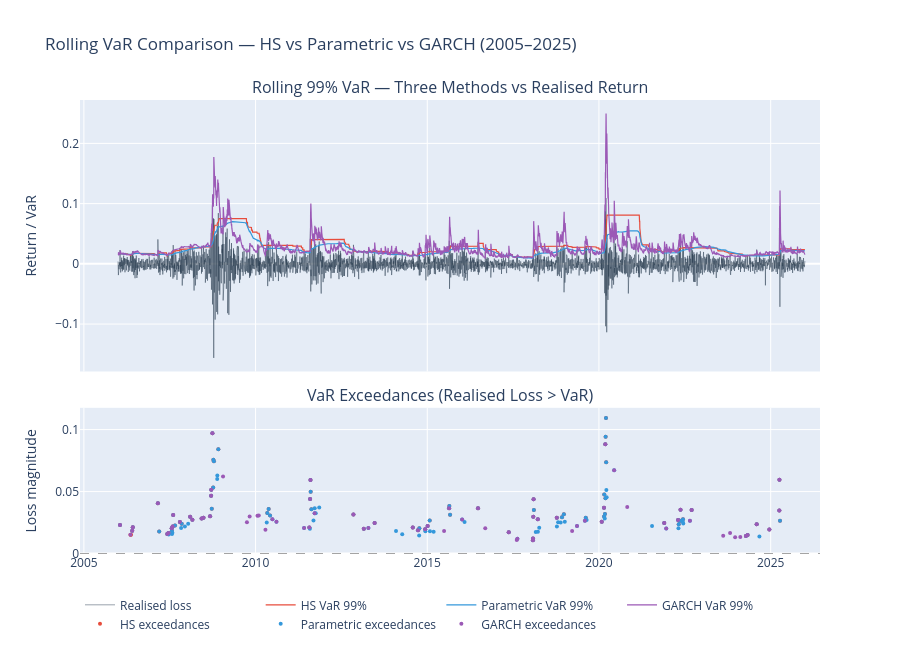

Notebook code for this chart:
### Markdown cell above
## Rolling VaR Comparison

By plotting all three rolling VaR estimates together with the realised portfolio return, we can visually assess model behaviour over time. Note that exceedances are days when the realised loss exceeds the VaR estimate, and a well-calibrated 99% VaR should produce exceedances approximately 1% of the time.

### Code cell
common_idx  = hs_var.index.intersection(param_var.index).intersection(garch_var.index)
port_aligned = portfolio_return.reindex(common_idx)

REGIME_COLORS = {
    'expansion': '#2ecc71',
    'normal': '#f39c12',
    'stress': '#e74c3c',
}

fig = make_subplots(
    rows=2, cols=1,
    subplot_titles=[
        'Rolling 99% VaR — Three Methods vs Realised Return',
        'VaR Exceedances (Realised Loss > VaR)',
    ],
    shared_xaxes=True,
    vertical_spacing=0.08,
    row_heights=[0.65, 0.35],
)

# VaR lines, realised return
reg_plot = regime_labels.reindex(common_idx).dropna()
current = reg_plot.iloc[0]
start = reg_plot.index[0]
for date, reg in reg_plot.iloc[1:].items():
    if reg != current:
        fig.add_vrect(
            x0=start, x1=date,
            fillcolor=REGIME_COLORS[current],
            opacity=0.10, layer='below', line_width=0,
            row=1, col=1,
        )
        start = date; current = reg
fig.add_vrect(
    x0=start, x1=reg_plot.index[-1],
    fillcolor=REGIME_COLORS[current],
    opacity=0.10, layer='below', line_width=0,
    row=1, col=1,
)

# Realised return (loss = negative return)
fig.add_trace(go.Scatter(
    x=common_idx, y=-port_aligned.values,
    mode='lines', line=dict(color='#2c3e50', width=0.8),
    name='Realised loss', opacity=0.6,
), row=1, col=1)

# VaR lines
for var_series, color, label in [
    (hs_var, '#e74c3c', 'HS VaR 99%'),
    (param_var, '#3498db', 'Parametric VaR 99%'),
    (garch_var, '#9b59b6', 'GARCH VaR 99%'),
]:
    fig.add_trace(go.Scatter(
        x=var_series.reindex(common_idx).index,
        y=var_series.reindex(common_idx).values,
        mode='lines', line=dict(color=color, width=1.2),
        name=label,
    ), row=1, col=1)

# Exceedances 
for var_series, color, label in [
    (hs_var, '#e74c3c', 'HS exceedances'),
    (param_var, '#3498db', 'Parametric exceedances'),
    (garch_var, '#9b59b6', 'GARCH exceedances'),
]:
    exceed_mask = -port_aligned > var_series.reindex(common_idx)
    exceed_dates = common_idx[exceed_mask]
    fig.add_trace(go.Scatter(
        x=exceed_dates,
        y=[-port_aligned[d] for d in exceed_dates],
        mode='markers',
        marker=dict(color=color, size=4, symbol='circle'),
        name=label,
    ), row=2, col=1)

fig.add_hline(y=0, line_dash='dash', line_color='grey', line_width=0.8, row=2, col=1)

fig.update_yaxes(title_text='Return / VaR', row=1)
fig.update_yaxes(title_text='Loss magnitude', row=2)
fig.update_layout(
    title = 'Rolling VaR Comparison — HS vs Parametric vs GARCH (2005–2025)',
    height = 650,
    hovermode = 'x unified',
    legend = dict(orientation='h', y=-0.08),
)
fig.show()

#  Static PNG
FIGURES_DIR = ROOT / 'figures'
FIGURES_DIR.mkdir(exist_ok=True)

fig.write_image(str(FIGURES_DIR / '02_var_comparison.png'), scale=2, width=1200)
display(IPImage(filename=str(FIGURES_DIR / '02_var_comparison.png')))

# summary 
print('Exceedance analysis (99% VaR — expected: 1% of days):')
print('-' * 55)
for var_series, label in [
    (hs_var, 'Historical Simulation'),
    (param_var, 'Parametric (Normal)  '),
    (garch_var, 'GARCH(1,1)-filtered  '),
]:
    exceed = (-port_aligned > var_series.reindex(common_idx)).sum()
    total = len(common_idx)
    fail_rate = exceed / total * 100
    print(f'{label}: {exceed:3d} exceedances in {total} days = {fail_rate:.2f}%  (expected 1.00%)')

### Figure 1 — Plotly figure (JSON) as saved in the notebook; plotly's stock layout.template omitted (floating-point values rounded to 4 significant figures; data arrays with more than 128 entries replaced by an {"elided": "..."} marker saying what was removed)
{"data": [{"line": {"color": "#2c3e50", "width": 0.8}, "mode": "lines", "name": "Realised loss", "opacity": 0.6, "type": "scatter", "x": {"elided": "5032 str values"}, "xaxis": "x", "y": {"elided": "5032 float values"}, "yaxis": "y"}, {"line": {"color": "#e74c3c", "width": 1.2}, "mode": "lines", "name": "HS VaR 99%", "type": "scatter", "x": {"elided": "5032 str values"}, "xaxis": "x", "y": {"elided": "5032 float values"}, "yaxis": "y"}, {"line": {"color": "#3498db", "width": 1.2}, "mode": "lines", "name": "Parametric VaR 99%", "type": "scatter", "x": {"elided": "5032 str values"}, "xaxis": "x", "y": {"elided": "5032 float values"}, "yaxis": "y"}, {"line": {"color": "#9b59b6", "width": 1.2}, "mode": "lines", "name": "GARCH VaR 99%", "type": "scatter", "x": {"elided": "5032 str values"}, "xaxis": "x", "y": {"elided": "5032 float values"}, "yaxis": "y"}, {"marker": {"color": "#e74c3c", "size": 4, "symbol": "circle"}, "mode": "markers", "name": "HS exceedances", "type": "scatter", "x": ["2006-01-20T00:00:00", "2006-05-11T00:00:00", "2006-05-17T00:00:00", "2006-05-30T00:00:00", "2006-06-05T00:00:00", "2007-02-27T00:00:00", "2007-03-13T00:00:00", "2007-06-07T00:00:00", "2007-06-20T00:00:00", "2007-07-24T00:00:00", "2007-07-26T00:00:00", "2007-08-03T00:00:00", "2007-08-09T00:00:00", "2007-08-28T00:00:00", "2007-10-19T00:00:00", "2007-11-07T00:00:00", "2008-02-05T00:00:00", "2008-02-29T00:00:00", "2008-06-06T00:00:00", "2008-06-26T00:00:00", "2008-09-04T00:00:00", "2008-09-15T00:00:00", "2008-09-17T00:00:00", "2008-09-22T00:00:00", "2008-09-29T00:00:00", "2008-10-07T00:00:00", "2008-10-09T00:00:00", "2008-10-15T00:00:00", "2008-12-01T00:00:00", "2010-05-06T00:00:00", "2010-05-20T00:00:00", "2010-06-04T00:00:00", "2011-07-27T00:00:00", "2011-08-04T00:00:00", "2011-08-08T00:00:00", "2011-08-10T00:00:00", "2011-08-18T00:00:00", "2012-11-07T00:00:00", "2013-02-25T00:00:00", "2013-06-20T00:00:00", "2014-07-31T00:00:00", "2014-09-25T00:00:00", "2014-10-09T00:00:00", "2014-12-10T00:00:00", "2015-01-05T00:00:00", "2015-01-27T00:00:00", "2015-08-21T00:00:00", "2015-08-24T00:00:00", "2015-09-01T00:00:00", "2016-06-24T00:00:00", "2017-05-17T00:00:00", "2018-01-29T00:00:00", "2018-01-30T00:00:00", "2018-02-02T00:00:00", "2018-02-05T00:00:00", "2018-02-08T00:00:00", "2018-03-22T00:00:00", "2018-10-10T00:00:00", "2018-12-04T00:00:00", "2018-12-24T00:00:00", "2019-08-14T00:00:00", "2020-01-31T00:00:00", "2020-02-24T00:00:00", "2020-02-25T00:00:00", "2020-02-27T00:00:00", "2020-03-05T00:00:00", "2020-03-09T00:00:00", "2020-03-11T00:00:00", "2020-03-12T00:00:00", "2020-03-16T00:00:00", "2020-03-18T00:00:00", "2021-11-26T00:00:00", "2022-04-22T00:00:00", "2022-04-29T00:00:00", "2022-05-05T00:00:00", "2022-05-09T00:00:00", "2022-05-18T00:00:00", "2022-06-13T00:00:00", "2022-09-13T00:00:00", "2024-04-12T00:00:00", "2024-04-30T00:00:00", "2024-08-05T00:00:00", "2024-12-18T00:00:00", "2025-04-03T00:00:00", "2025-04-04T00:00:00", "2025-04-10T00:00:00"], "xaxis": "x2", "y": [0.02297, 0.01525, 0.01515, 0.01846, 0.02121, 0.0406, 0.01786, 0.01582, 0.01665, 0.02045, 0.01844, 0.02179, 0.03112, 0.02262, 0.02542, 0.02405, 0.02963, 0.02724, 0.02826, 0.02883, 0.0301, 0.04659, 0.05141, 0.03623, 0.09706, 0.0533, 0.07564, 0.07439, 0.08421, 0.03275, 0.03603, 0.03075, 0.02107, 0.04407, 0.05943, 0.04996, 0.03584, 0.03155, 0.02005, 0.02463, 0.02104, 0.01882, 0.02048, 0.01953, 0.02225, 0.02668, 0.03655, 0.03837, 0.03131, 0.03663, 0.01726, 0.0108, 0.01213, 0.02967, 0.04389, 0.03524, 0.02775, 0.02883, 0.02929, 0.03169, 0.0289, 0.02564, 0.03692, 0.0299, 0.04763, 0.03198, 0.08806, 0.04459, 0.09425, 0.1092, 0.07361, 0.02465, 0.02701, 0.02361, 0.02676, 0.02633, 0.03541, 0.02772, 0.03523, 0.01427, 0.01496, 0.02368, 0.01947, 0.03479, 0.05954, 0.02639], "yaxis": "y2"}, {"marker": {"color": "#3498db", "size": 4, "symbol": "circle"}, "mode": "markers", "name": "Parametric exceedances", "type": "scatter", "x": {"elided": "133 str values"}, "xaxis": "x2", "y": {"elided": "133 float values"}, "yaxis": "y2"}, {"marker": {"color": "#9b59b6", "size": 4, "symbol": "circle"}, "mode": "markers", "name": "GARCH exceedances", "type": "scatter", "x": ["2006-01-20T00:00:00", "2006-05-11T00:00:00", "2006-05-30T00:00:00", "2006-06-05T00:00:00", "2007-02-27T00:00:00", "2007-06-07T00:00:00", "2007-06-20T00:00:00", "2007-07-24T00:00:00", "2007-08-03T00:00:00", "2007-08-09T00:00:00", "2007-10-19T00:00:00", "2008-02-05T00:00:00", "2008-02-29T00:00:00", "2008-06-06T00:00:00", "2008-06-26T00:00:00", "2008-09-04T00:00:00", "2008-09-15T00:00:00", "2008-09-17T00:00:00", "2008-09-29T00:00:00", "2009-01-20T00:00:00", "2009-10-01T00:00:00", "2009-10-30T00:00:00", "2010-01-21T00:00:00", "2010-02-04T00:00:00", "2010-04-16T00:00:00", "2010-06-29T00:00:00", "2010-08-11T00:00:00", "2011-06-01T00:00:00", "2011-07-27T00:00:00", "2011-08-04T00:00:00", "2011-08-08T00:00:00", "2011-09-21T00:00:00", "2012-11-07T00:00:00", "2013-02-25T00:00:00", "2013-04-15T00:00:00", "2013-06-20T00:00:00", "2014-07-31T00:00:00", "2014-09-25T00:00:00", "2014-12-10T00:00:00", "2015-01-05T00:00:00", "2015-06-29T00:00:00", "2015-08-21T00:00:00", "2016-01-07T00:00:00", "2016-06-24T00:00:00", "2016-09-09T00:00:00", "2017-05-17T00:00:00", "2017-08-10T00:00:00", "2017-08-17T00:00:00", "2018-01-29T00:00:00", "2018-01-30T00:00:00", "2018-02-02T00:00:00", "2018-02-05T00:00:00", "2018-03-22T00:00:00", "2018-10-10T00:00:00", "2019-03-22T00:00:00", "2019-05-13T00:00:00", "2019-08-05T00:00:00", "2020-01-31T00:00:00", "2020-02-24T00:00:00", "2020-03-09T00:00:00", "2020-06-11T00:00:00", "2020-10-28T00:00:00", "2021-11-26T00:00:00", "2021-12-17T00:00:00", "2022-04-22T00:00:00", "2022-05-18T00:00:00", "2022-08-26T00:00:00", "2022-09-13T00:00:00", "2023-08-15T00:00:00", "2023-10-27T00:00:00", "2023-12-20T00:00:00", "2024-02-13T00:00:00", "2024-04-12T00:00:00", "2024-04-30T00:00:00", "2024-08-05T00:00:00", "2024-12-18T00:00:00", "2025-04-03T00:00:00", "2025-04-04T00:00:00"], "xaxis": "x2", "y": [0.02297, 0.01525, 0.01846, 0.02121, 0.0406, 0.01582, 0.01665, 0.02045, 0.02179, 0.03112, 0.02542, 0.02963, 0.02724, 0.02826, 0.02883, 0.0301, 0.04659, 0.05141, 0.09706, 0.06217, 0.02518, 0.02988, 0.03042, 0.03078, 0.01917, 0.02766, 0.02564, 0.02065, 0.02107, 0.04407, 0.05943, 0.0325, 0.03155, 0.02005, 0.02065, 0.02463, 0.02104, 0.01882, 0.01953, 0.02225, 0.01819, 0.03655, 0.02749, 0.03663, 0.02036, 0.01726, 0.011, 0.01205, 0.0108, 0.01213, 0.02967, 0.04389, 0.02775, 0.02883, 0.01832, 0.02229, 0.02648, 0.02564, 0.03692, 0.08806, 0.06725, 0.03756, 0.02465, 0.02015, 0.02701, 0.03541, 0.02641, 0.03523, 0.01443, 0.01667, 0.01327, 0.01341, 0.01427, 0.01496, 0.02368, 0.01947, 0.03479, 0.05954], "yaxis": "y2"}], "layout": {"annotations": [{"font": {"size": 16}, "showarrow": false, "text": "Rolling 99% VaR — Three Methods vs Realised Return", "x": 0.5, "xanchor": "center", "xref": "paper", "y": 1, "yanchor": "bottom", "yref": "paper"}, {"font": {"size": 16}, "showarrow": false, "text": "VaR Exceedances (Realised Loss > VaR)", "x": 0.5, "xanchor": "center", "xref": "paper", "y": 0.322, "yanchor": "bottom", "yref": "paper"}], "height": 650, "hovermode": "x unified", "legend": {"orientation": "h", "y": -0.08}, "shapes": [{"line": {"color": "grey", "dash": "dash", "width": 0.8}, "type": "line", "x0": 0, "x1": 1, "xref": "x2 domain", "y0": 0, "y1": 0, "yref": "y2"}], "title": {"text": "Rolling VaR Comparison — HS vs Parametric vs GARCH (2005–2025)"}, "xaxis": {"anchor": "y", "domain": [0, 1], "matches": "x2", "showticklabels": false}, "xaxis2": {"anchor": "y2", "domain": [0, 1]}, "yaxis": {"anchor": "x", "domain": [0.402, 1], "title": {"text": "Return / VaR"}}, "yaxis2": {"anchor": "x2", "domain": [0, 0.322], "title": {"text": "Loss magnitude"}}}}
